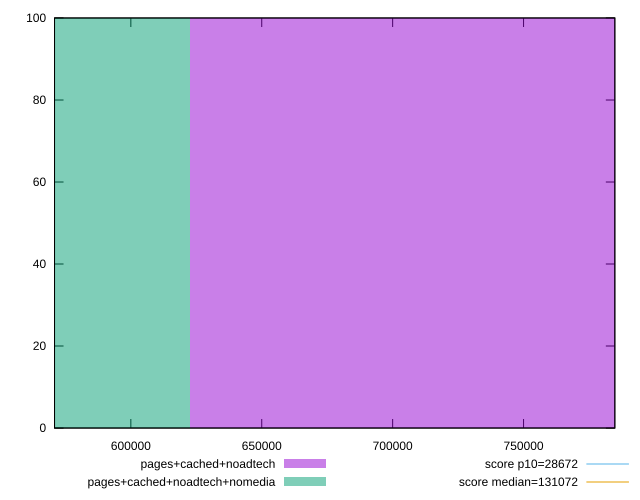

Here is the gnuplot script that generated this plot:
reset

$pagesCachedNoadtech <<EOF
747309.7607919332 100
EOF

$pagesCachedNoadtechNomedia <<EOF
498206.5071946221 100
EOF

set key outside below
set boxwidth 249103.25359731106
set xrange [570855.7333333334:784854.4833333334]
set yrange [0:100]
set trange [0:100]
set style fill transparent solid 0.5 noborder

set parametric
set terminal svg size 640, 500 enhanced background rgb 'white'
set output "report_00017_2021-02-10T15-08-03.406Z/uses-long-cache-ttl/comparison/histogram/2_vs_3.svg"

plot $pagesCachedNoadtech title "pages+cached+noadtech" with boxes, \
     $pagesCachedNoadtechNomedia title "pages+cached+noadtech+nomedia" with boxes, \
     28672,t title "score p10=28672", \
     131072,t title "score median=131072"

reset
